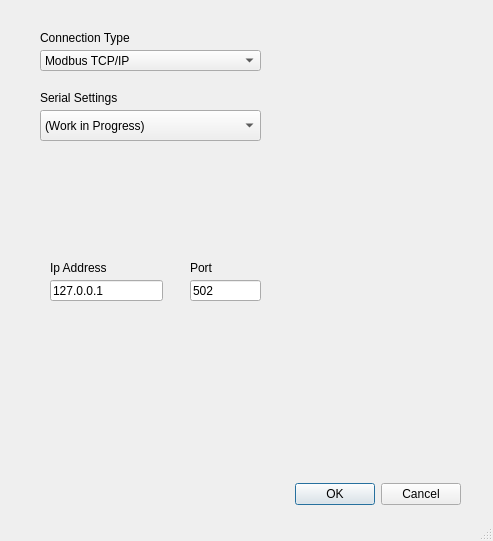
<?xml version="1.0" encoding="UTF-8"?>
<ui version="4.0">
 <class>actionAddSlave</class>
 <widget class="QDialog" name="actionAddSlave">
  <property name="geometry">
   <rect>
    <x>0</x>
    <y>0</y>
    <width>493</width>
    <height>541</height>
   </rect>
  </property>
  <property name="font">
   <font>
    <family>Yu Gothic UI</family>
   </font>
  </property>
  <property name="windowTitle">
   <string>Dialog</string>
  </property>
  <property name="autoFillBackground">
   <bool>true</bool>
  </property>
  <property name="sizeGripEnabled">
   <bool>true</bool>
  </property>
  <property name="modal">
   <bool>false</bool>
  </property>
  <widget class="QDialogButtonBox" name="connectButton">
   <property name="geometry">
    <rect>
     <x>110</x>
     <y>480</y>
     <width>351</width>
     <height>28</height>
    </rect>
   </property>
   <property name="standardButtons">
    <set>QDialogButtonBox::Cancel|QDialogButtonBox::Ok</set>
   </property>
  </widget>
  <widget class="QComboBox" name="comboBox">
   <property name="geometry">
    <rect>
     <x>40</x>
     <y>50</y>
     <width>221</width>
     <height>21</height>
    </rect>
   </property>
   <property name="font">
    <font>
     <family>Yu Gothic UI</family>
    </font>
   </property>
   <item>
    <property name="text">
     <string>Modbus TCP/IP</string>
    </property>
   </item>
   <item>
    <property name="text">
     <string>TBD</string>
    </property>
   </item>
  </widget>
  <widget class="QLabel" name="label">
   <property name="geometry">
    <rect>
     <x>40</x>
     <y>30</y>
     <width>131</width>
     <height>16</height>
    </rect>
   </property>
   <property name="font">
    <font>
     <family>Yu Gothic UI</family>
     <pointsize>9</pointsize>
    </font>
   </property>
   <property name="text">
    <string>Connection Type</string>
   </property>
  </widget>
  <widget class="QLabel" name="label_2">
   <property name="geometry">
    <rect>
     <x>40</x>
     <y>90</y>
     <width>131</width>
     <height>16</height>
    </rect>
   </property>
   <property name="font">
    <font>
     <family>Yu Gothic UI</family>
     <pointsize>9</pointsize>
    </font>
   </property>
   <property name="text">
    <string>Serial Settings</string>
   </property>
  </widget>
  <widget class="QComboBox" name="comboBox_2">
   <property name="geometry">
    <rect>
     <x>40</x>
     <y>110</y>
     <width>221</width>
     <height>31</height>
    </rect>
   </property>
   <property name="font">
    <font>
     <family>Yu Gothic UI</family>
    </font>
   </property>
   <item>
    <property name="text">
     <string>(Work in Progress)</string>
    </property>
   </item>
  </widget>
  <widget class="QLabel" name="label_3">
   <property name="geometry">
    <rect>
     <x>50</x>
     <y>260</y>
     <width>131</width>
     <height>16</height>
    </rect>
   </property>
   <property name="font">
    <font>
     <family>Yu Gothic UI</family>
     <pointsize>9</pointsize>
    </font>
   </property>
   <property name="text">
    <string>Ip Address</string>
   </property>
  </widget>
  <widget class="QLineEdit" name="portNumber">
   <property name="geometry">
    <rect>
     <x>190</x>
     <y>280</y>
     <width>71</width>
     <height>21</height>
    </rect>
   </property>
   <property name="font">
    <font>
     <family>Yu Gothic UI</family>
     <pointsize>9</pointsize>
    </font>
   </property>
   <property name="text">
    <string>502</string>
   </property>
   <property name="clearButtonEnabled">
    <bool>false</bool>
   </property>
  </widget>
  <widget class="QLabel" name="label_4">
   <property name="geometry">
    <rect>
     <x>190</x>
     <y>260</y>
     <width>71</width>
     <height>16</height>
    </rect>
   </property>
   <property name="font">
    <font>
     <family>Yu Gothic UI</family>
     <pointsize>9</pointsize>
    </font>
   </property>
   <property name="text">
    <string>Port</string>
   </property>
  </widget>
  <widget class="QLineEdit" name="ipAddress">
   <property name="geometry">
    <rect>
     <x>50</x>
     <y>280</y>
     <width>113</width>
     <height>21</height>
    </rect>
   </property>
   <property name="text">
    <string>127.0.0.1</string>
   </property>
  </widget>
 </widget>
 <resources/>
 <connections/>
</ui>
